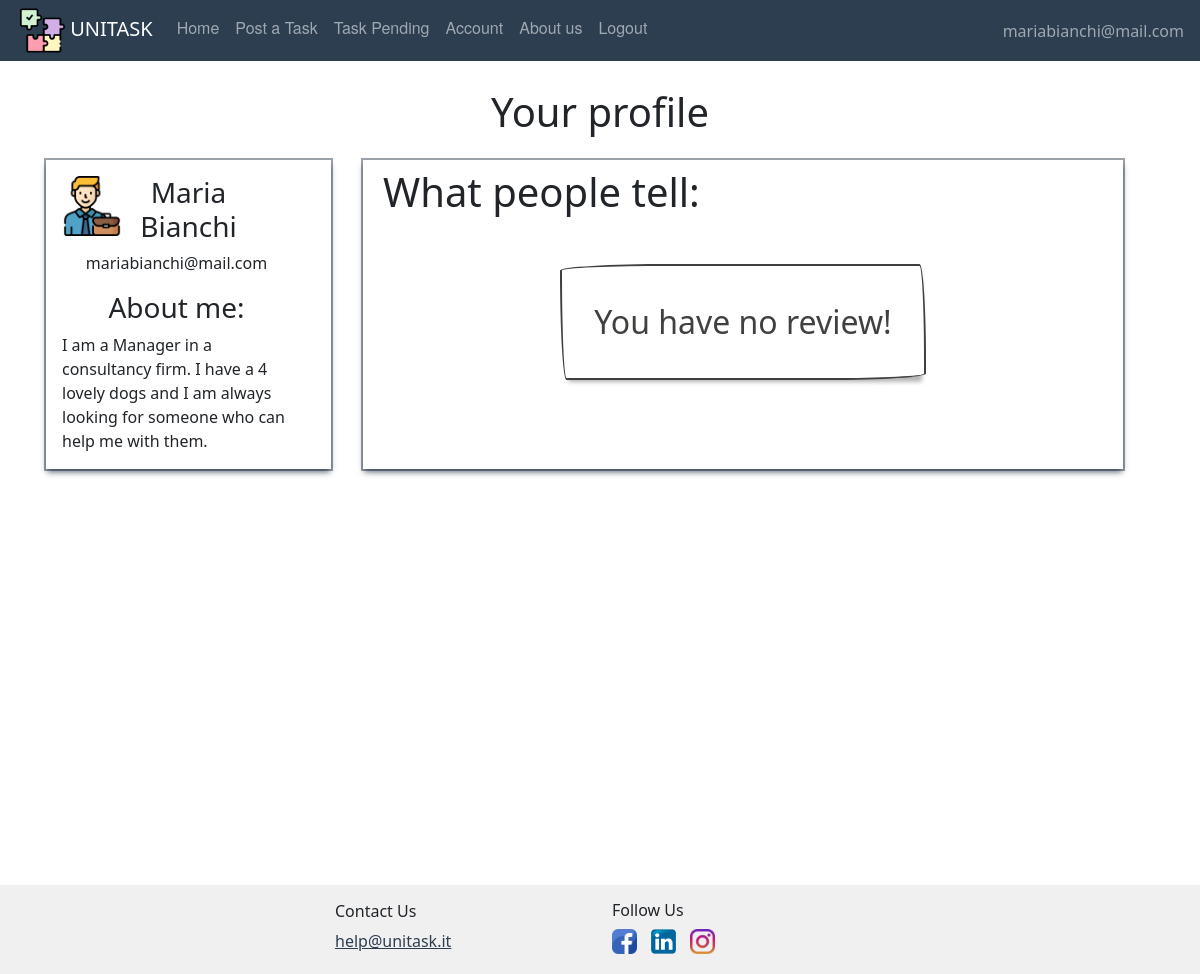
Page /account (signed in) on the earlier database version.
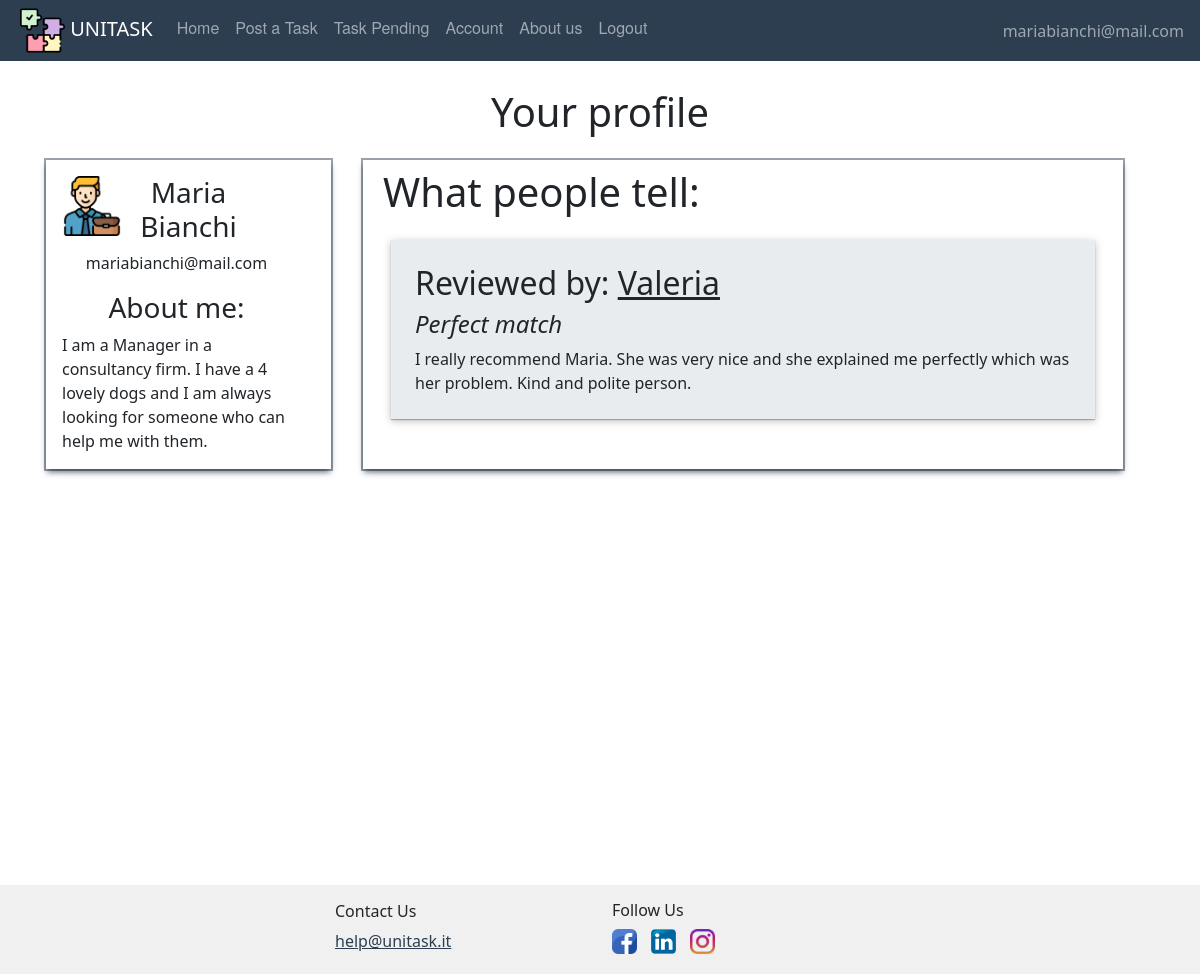
Same page on the later database version.
### website/models.py (models this page shows)
class User(db.Model, UserMixin):
    id = db.Column(db.Integer, primary_key=True)
    email = db.Column(db.String(150), unique=True)
    password = db.Column(db.String(150))
    first_name = db.Column(db.String(150))
    surname = db.Column(db.String(150))
    description = db.Column(db.String(200))
    type = db.Column(db.String(20))
    reviewsposted = db.relationship('Review', foreign_keys='Review.id_reviewer',
                                    backref='author')
    reviewsreceived = db.relationship('Review', foreign_keys='Review.id_reviewed',
                                      backref='received')
    __mapper_args__ = {
        'polymorphic_on': type,
        'polymorphic_identity': 'user',
    }

class Review(db.Model, UserMixin):
    id = db.Column(db.Integer, primary_key=True)
    title = db.Column(db.String(150))
    text = db.Column(db.String(150))
    date = db.Column(db.DateTime(timezone=True), default=func.now)
    id_reviewer = db.Column(db.Integer, db.ForeignKey('user.id'))
    id_reviewed = db.Column(db.Integer, db.ForeignKey('user.id'))
    task_id = db.Column(db.Integer, db.ForeignKey('offer.id'))

### website/user/routes.py (the view)
@users.route('/account')
def account():
    return render_template("User/account.html", user=current_user)

### website/templates/user/account.html (shortened to what this page needs)
{% extends "base.html" %}
{% block content %}
    <br/>
    <h1 align="center">Your profile</h1>
    <div class="container" style="margin-bottom: 50vh">
        <div class="row">
            <div align="center" class="col-3 profile-box m-3 p-3">
                <div class="row">
                    <div class="col-2">
                        {% if user.type=='student' %}
                            <img align="left" width="60" height="60" alt="usertype"
                                 src="/static/images/pic/student.png"/>
                        {% elif user.type=='adult' %}
                            <img align="left" width="60" height="60" alt="usertype"
                                 src="/static/images/pic/worker.png"/>
                        {% endif %}
                    </div>
                    <div class="col-8">
                        <h3 class="px-2">{{ user.first_name }} {{ user.surname }}</h3>
                    </div>
                    <div class="row">
                        <p class="px-3">{{ user.email }}</p>
                        <h3>About me:</h3>
                        <div style="text-align:left;">
                            {% if user.description != None %}
                                <div class="profileDescription">
                                    {{ user.description }}
                                </div>
                            {% endif %}
                        </div>
                    </div>
                </div>
            </div>
            <div class="col-8 reviews-box m-3">
                <h1 align="left" class="p-2">What people tell: </h1>
                {% if user.reviewsreceived|length !=0 %}
                    {% for recens in user.reviewsreceived %}
                        <div class="box-review">
                            <h2>Reviewed by: <span class="review-author"> {{ recens.author.first_name }}</span></h2>
                            <h4 class="review-title">{{ recens.title }}</h4>
                            {{ recens.text }}
                        </div>
                    {% endfor %}
                {% else %}
                    <div class="row">
                        <div align="center" class="col" style="margin-top:2em;">
                            <div class="button-55">
                                You have no review!
                            </div>
                        </div>
                    </div>
                {% endif %}
            </div>
        </div>
    </div>
{% endblock %}

### website/templates/base.html (shortened to what this page needs)
<!DOCTYPE html>
<html lang="">
<head>
    <link href="/static/css/style.css" rel="stylesheet">
    <link href="https://cdn.jsdelivr.net/npm/bootstrap@5.0.2/dist/css/bootstrap.min.css" rel="stylesheet"
>
    <link href="https://netdna.bootstrapcdn.com/font-awesome/3.2.1/css/font-awesome.css" rel="stylesheet">
</head>
<body>
<nav class="navbar fixed-top navbar-expand-lg navbar-dark">
    <ul class="navbar-nav mr-auto">
        <li>
            <a style="padding-left:1em;" class="navbar-brand" href="#">
                <img src="/static/images/pic/puzzle.png" width="45" height="45"/>
                UNITASK
            </a></li>
        {% if user.is_authenticated %}
            {% if user.type=='adult' %}
                <li class="nav-item"><a class="nav-link" id="home" href="/">Home</a></li>
                <li class="nav-item"><a class="nav-link" id="posttask" href="{{ url_for('adults.posttask') }}">Post a
                    Task</a></li>
                <li class="nav-item"><a class="nav-link" id="offer" href="{{ url_for('adults.taskpending') }}">Task
                    Pending</a></li>
                <li class="nav-item"><a class="nav-link" id="account" href="{{ url_for('users.account') }}">Account</a>
                </li>
                <li class="nav-item"><a class="nav-link" id="aboutus" href="{{ url_for('users.about_us') }}">About
                    us</a></li>
                <li class="nav-item"><a class="nav-link" id="logout" href="{{ url_for('auth.logout') }}">Logout</a></li>
            {% endif %}
            </ul>
            <ul class="navbar-nav ms-auto">
                <li class="nav-item">
                    <span style="padding-right:1em;" class="navbar-text d-flex justify-content-end">
                     {{ user.email }}
                       </span>
                </li>
            </ul>
        {% endif %}
</nav>
{% block content %}
{% endblock %}
</body>
{% block footer %}
    <div class="container-fluid mt-5" style="background-color: #f0f0f0">
        <div class="container-lg">
            <div class="row row-cols-md-4 p-3">
                <div class="col-md pb-1 m-auto navbar-light">
                </div>
                <div class="col-md pb-1 m-auto">
                    <h6>Contact Us</h6>
                    <a style="color: #2c3e50" href="mailto:help@unitask.it">help@unitask.it</a>
                </div>
                <div class="col-md pb-1 m-auto">
                    <h6>Follow Us</h6>
                    <img class="img-fluid" style="max-height: 25px; min-width: 25px"
                         src="/static/images/pic/facebook.png"/>
                    <img class="img-fluid" style="max-height: 25px; min-width: 25px"
                         src="/static/images/pic/linkedin.png"/>
                    <img class="img-fluid" style="max-height: 25px; min-width: 25px"
                         src="/static/images/pic/instagram.png"/>
                </div>
                <div class="col-md pb-1">
                </div>
            </div>
        </div>
    </div>
{% endblock footer %}
</html>

### website/static/css/style.css (style rules this page uses)
body { padding-top:4em; }
.navbar { list-style-type: none; margin: 0; padding: 0; overflow: hidden; background-color: #2c3e50; }
.nav-link { display: block; color: white; text-align: center; padding: 14px 16px; text-decoration: none; font-family: "Helvetica Neue", Helvetica, Arial, sans-serif; }
.profile-box { box-shadow: rgba(6, 24, 44, 0.4) 0px 0px 0px 2px, rgba(6, 24, 44, 0.65) 0px 4px 6px -1px, rgba(255, 255, 255, 0.08) 0px 1px 0px inset; }
.reviews-box { box-shadow: rgba(6, 24, 44, 0.4) 0px 0px 0px 2px, rgba(6, 24, 44, 0.65) 0px 4px 6px -1px, rgba(255, 255, 255, 0.08) 0px 1px 0px inset; }
.review-author { text-decoration: underline; text-transform: capitalize; }
.review-title { font-style: italic; }
.box-review { background-color: #e9ecef; box-shadow: rgba(0, 0, 0, 0.25) 0px 0.0625em 0.0625em, rgba(0, 0, 0, 0.25) 0px 0.125em 0.5em, rgba(255, 255, 255, 0.1) 0px 0px 0px 1px inset; margin:1em; padding: 1.5em; }

Differences in the rows shown:
added Review: author.first_name "Valeria", title "Perfect match", text "I really recommend Maria. She was very nice and she explained me perfectly which was her problem. Kind and polite person."
Other differences:
text no longer shown: "You have no review!"
